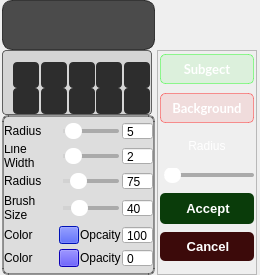
<?xml version="1.0" encoding="UTF-8"?>
<ui version="4.0">
 <class>Form</class>
 <widget class="QWidget" name="Form">
  <property name="geometry">
   <rect>
    <x>0</x>
    <y>0</y>
    <width>260</width>
    <height>275</height>
   </rect>
  </property>
  <property name="sizePolicy">
   <sizepolicy hsizetype="Maximum" vsizetype="Maximum">
    <horstretch>0</horstretch>
    <verstretch>0</verstretch>
   </sizepolicy>
  </property>
  <property name="minimumSize">
   <size>
    <width>0</width>
    <height>0</height>
   </size>
  </property>
  <property name="windowTitle">
   <string>Form</string>
  </property>
  <property name="styleSheet">
   <string notr="true"/>
  </property>
  <layout class="QGridLayout" name="gridLayout_3">
   <property name="leftMargin">
    <number>0</number>
   </property>
   <property name="topMargin">
    <number>0</number>
   </property>
   <property name="rightMargin">
    <number>0</number>
   </property>
   <property name="bottomMargin">
    <number>0</number>
   </property>
   <property name="spacing">
    <number>0</number>
   </property>
   <item row="3" column="0">
    <widget class="QFrame" name="toolsFrame">
     <property name="sizePolicy">
      <sizepolicy hsizetype="Minimum" vsizetype="Minimum">
       <horstretch>0</horstretch>
       <verstretch>0</verstretch>
      </sizepolicy>
     </property>
     <property name="maximumSize">
      <size>
       <width>16777215</width>
       <height>16777215</height>
      </size>
     </property>
     <property name="styleSheet">
      <string notr="true">QFrame{
background-color: rgba(200,200,200,120);
border-width:2px;
border-style:solid;
border-color:rgba(0,0,0,95);
border-radius:6px;
}
QLabel{
background-color: rgba(200,200,200,0);
border-width:0px;
border-style:solid;
border-color:rgba(0,0,0,0);
border-radius:0px;
}
        QSlider::sub-page{
	 	background-color:rgb(210, 210, 210);
margin-left:4px;

		}
        QSlider::groove{
        background-color:rgb(170, 170, 170);
        border: 0px solid black;
        height: 4px;
        border-radius: 2px;
margin-left:4px;
        }

        QSlider::handle{
        background-color: white;
        border: 0px solid black; 
        width: 17px; 
        height: 14px; 
        line-height: 6px; 
        margin-top: -6px; 
        margin-bottom: -6px; 
        border-radius:8px;
		
}</string>
     </property>
     <property name="frameShape">
      <enum>QFrame::StyledPanel</enum>
     </property>
     <property name="frameShadow">
      <enum>QFrame::Raised</enum>
     </property>
     <layout class="QGridLayout" name="gridLayout">
      <property name="leftMargin">
       <number>0</number>
      </property>
      <property name="topMargin">
       <number>0</number>
      </property>
      <property name="rightMargin">
       <number>0</number>
      </property>
      <property name="bottomMargin">
       <number>0</number>
      </property>
      <property name="horizontalSpacing">
       <number>1</number>
      </property>
      <property name="verticalSpacing">
       <number>0</number>
      </property>
      <item row="8" column="3">
       <widget class="QLabel" name="opacitySkeletonGBLabla">
        <property name="maximumSize">
         <size>
          <width>16777215</width>
          <height>18</height>
         </size>
        </property>
        <property name="text">
         <string>Opcaity</string>
        </property>
       </widget>
      </item>
      <item row="1" column="0">
       <widget class="QLabel" name="lineWidthLabelPolygonTool">
        <property name="minimumSize">
         <size>
          <width>54</width>
          <height>0</height>
         </size>
        </property>
        <property name="maximumSize">
         <size>
          <width>16777215</width>
          <height>22</height>
         </size>
        </property>
        <property name="text">
         <string>Line
Width</string>
        </property>
       </widget>
      </item>
      <item row="8" column="2">
       <widget class="QPushButton" name="pushButtonColorBGTool">
        <property name="sizePolicy">
         <sizepolicy hsizetype="Minimum" vsizetype="Minimum">
          <horstretch>0</horstretch>
          <verstretch>0</verstretch>
         </sizepolicy>
        </property>
        <property name="maximumSize">
         <size>
          <width>20</width>
          <height>18</height>
         </size>
        </property>
        <property name="styleSheet">
         <string notr="true">background-color: rgb(0, 25, 255);</string>
        </property>
        <property name="text">
         <string/>
        </property>
       </widget>
      </item>
      <item row="1" column="2" colspan="2">
       <widget class="QSlider" name="horizontalSliderlineWidthPolygonTool">
        <property name="maximumSize">
         <size>
          <width>60</width>
          <height>20</height>
         </size>
        </property>
        <property name="minimum">
         <number>1</number>
        </property>
        <property name="maximum">
         <number>20</number>
        </property>
        <property name="pageStep">
         <number>2</number>
        </property>
        <property name="value">
         <number>2</number>
        </property>
        <property name="orientation">
         <enum>Qt::Horizontal</enum>
        </property>
       </widget>
      </item>
      <item row="5" column="4">
       <widget class="QSpinBox" name="spinBoxradiusSkeletonGB">
        <property name="maximumSize">
         <size>
          <width>16777215</width>
          <height>18</height>
         </size>
        </property>
        <property name="buttonSymbols">
         <enum>QAbstractSpinBox::NoButtons</enum>
        </property>
        <property name="maximum">
         <number>400</number>
        </property>
        <property name="value">
         <number>75</number>
        </property>
       </widget>
      </item>
      <item row="0" column="2" colspan="2">
       <widget class="QSlider" name="horizontalSliderPolygonTool">
        <property name="maximumSize">
         <size>
          <width>60</width>
          <height>18</height>
         </size>
        </property>
        <property name="minimum">
         <number>1</number>
        </property>
        <property name="maximum">
         <number>100</number>
        </property>
        <property name="value">
         <number>5</number>
        </property>
        <property name="orientation">
         <enum>Qt::Horizontal</enum>
        </property>
       </widget>
      </item>
      <item row="0" column="4">
       <widget class="QSpinBox" name="spinBoxPolygonTool">
        <property name="maximumSize">
         <size>
          <width>16777215</width>
          <height>18</height>
         </size>
        </property>
        <property name="buttonSymbols">
         <enum>QAbstractSpinBox::NoButtons</enum>
        </property>
        <property name="minimum">
         <number>1</number>
        </property>
        <property name="maximum">
         <number>102</number>
        </property>
        <property name="value">
         <number>5</number>
        </property>
       </widget>
      </item>
      <item row="10" column="0">
       <widget class="QLabel" name="colorPolygonTool">
        <property name="maximumSize">
         <size>
          <width>16777215</width>
          <height>18</height>
         </size>
        </property>
        <property name="text">
         <string>Color</string>
        </property>
       </widget>
      </item>
      <item row="6" column="2" colspan="2">
       <widget class="QSlider" name="brushSizeSliderGrubCut">
        <property name="maximumSize">
         <size>
          <width>60</width>
          <height>18</height>
         </size>
        </property>
        <property name="maximum">
         <number>200</number>
        </property>
        <property name="value">
         <number>40</number>
        </property>
        <property name="orientation">
         <enum>Qt::Horizontal</enum>
        </property>
       </widget>
      </item>
      <item row="6" column="0">
       <widget class="QLabel" name="brushSizeGrubCut">
        <property name="maximumSize">
         <size>
          <width>16777215</width>
          <height>26</height>
         </size>
        </property>
        <property name="text">
         <string>Brush
Size</string>
        </property>
       </widget>
      </item>
      <item row="5" column="2" colspan="2">
       <widget class="QSlider" name="horizontalSliderSkeletonGBTool">
        <property name="maximumSize">
         <size>
          <width>60</width>
          <height>18</height>
         </size>
        </property>
        <property name="maximum">
         <number>400</number>
        </property>
        <property name="value">
         <number>75</number>
        </property>
        <property name="orientation">
         <enum>Qt::Horizontal</enum>
        </property>
       </widget>
      </item>
      <item row="0" column="0">
       <widget class="QLabel" name="radiuslabelPolygon">
        <property name="minimumSize">
         <size>
          <width>41</width>
          <height>0</height>
         </size>
        </property>
        <property name="maximumSize">
         <size>
          <width>16777215</width>
          <height>18</height>
         </size>
        </property>
        <property name="text">
         <string>Radius</string>
        </property>
       </widget>
      </item>
      <item row="10" column="3">
       <widget class="QLabel" name="opacityPolygonLabla">
        <property name="maximumSize">
         <size>
          <width>16777215</width>
          <height>18</height>
         </size>
        </property>
        <property name="text">
         <string>Opacity</string>
        </property>
       </widget>
      </item>
      <item row="6" column="4">
       <widget class="QSpinBox" name="brushSizeSpinBoxGrabCut">
        <property name="maximumSize">
         <size>
          <width>16777215</width>
          <height>18</height>
         </size>
        </property>
        <property name="buttonSymbols">
         <enum>QAbstractSpinBox::NoButtons</enum>
        </property>
        <property name="maximum">
         <number>200</number>
        </property>
        <property name="value">
         <number>40</number>
        </property>
       </widget>
      </item>
      <item row="1" column="4">
       <widget class="QSpinBox" name="lineWidthSpinBoxPolygonTool">
        <property name="maximumSize">
         <size>
          <width>16777215</width>
          <height>18</height>
         </size>
        </property>
        <property name="buttonSymbols">
         <enum>QAbstractSpinBox::NoButtons</enum>
        </property>
        <property name="minimum">
         <number>1</number>
        </property>
        <property name="maximum">
         <number>20</number>
        </property>
        <property name="value">
         <number>2</number>
        </property>
       </widget>
      </item>
      <item row="10" column="4">
       <widget class="QSpinBox" name="spinBoxOpacityPolygon">
        <property name="maximumSize">
         <size>
          <width>16777215</width>
          <height>18</height>
         </size>
        </property>
        <property name="buttonSymbols">
         <enum>QAbstractSpinBox::NoButtons</enum>
        </property>
       </widget>
      </item>
      <item row="5" column="0">
       <widget class="QLabel" name="RadiusSkeletonGB">
        <property name="maximumSize">
         <size>
          <width>16777215</width>
          <height>18</height>
         </size>
        </property>
        <property name="text">
         <string>Radius</string>
        </property>
       </widget>
      </item>
      <item row="8" column="0">
       <widget class="QLabel" name="colorSkeletonGB">
        <property name="maximumSize">
         <size>
          <width>16777215</width>
          <height>18</height>
         </size>
        </property>
        <property name="text">
         <string>Color</string>
        </property>
       </widget>
      </item>
      <item row="10" column="2">
       <widget class="QPushButton" name="pushButtonColorPolygonTool">
        <property name="sizePolicy">
         <sizepolicy hsizetype="Minimum" vsizetype="Minimum">
          <horstretch>0</horstretch>
          <verstretch>0</verstretch>
         </sizepolicy>
        </property>
        <property name="maximumSize">
         <size>
          <width>20</width>
          <height>18</height>
         </size>
        </property>
        <property name="styleSheet">
         <string notr="true">background-color: rgb(17, 0, 255);</string>
        </property>
        <property name="text">
         <string/>
        </property>
       </widget>
      </item>
      <item row="8" column="4">
       <widget class="QSpinBox" name="spinBoxOpacitySkeletonGB">
        <property name="maximumSize">
         <size>
          <width>16777215</width>
          <height>18</height>
         </size>
        </property>
        <property name="buttonSymbols">
         <enum>QAbstractSpinBox::NoButtons</enum>
        </property>
        <property name="minimum">
         <number>1</number>
        </property>
        <property name="maximum">
         <number>255</number>
        </property>
        <property name="value">
         <number>100</number>
        </property>
       </widget>
      </item>
     </layout>
    </widget>
   </item>
   <item row="1" column="0">
    <widget class="QFrame" name="VideoFramePlace">
     <property name="sizePolicy">
      <sizepolicy hsizetype="Minimum" vsizetype="Minimum">
       <horstretch>0</horstretch>
       <verstretch>0</verstretch>
      </sizepolicy>
     </property>
     <property name="minimumSize">
      <size>
       <width>50</width>
       <height>50</height>
      </size>
     </property>
     <property name="maximumSize">
      <size>
       <width>16777215</width>
       <height>50</height>
      </size>
     </property>
     <property name="baseSize">
      <size>
       <width>0</width>
       <height>0</height>
      </size>
     </property>
     <property name="styleSheet">
      <string notr="true">
QFrame{
	background-color:rgba(75,75,75);
	border:1px solid;
border-radius:10px;
border-color:rgba(25,25,25,200);
	}

</string>
     </property>
     <layout class="QGridLayout" name="gridLayout_2">
      <property name="leftMargin">
       <number>0</number>
      </property>
      <property name="topMargin">
       <number>0</number>
      </property>
      <property name="rightMargin">
       <number>0</number>
      </property>
      <property name="bottomMargin">
       <number>0</number>
      </property>
     </layout>
    </widget>
   </item>
   <item row="2" column="0">
    <widget class="QFrame" name="annotation_tool_frame">
     <property name="sizePolicy">
      <sizepolicy hsizetype="Minimum" vsizetype="Minimum">
       <horstretch>0</horstretch>
       <verstretch>0</verstretch>
      </sizepolicy>
     </property>
     <property name="minimumSize">
      <size>
       <width>150</width>
       <height>65</height>
      </size>
     </property>
     <property name="maximumSize">
      <size>
       <width>150</width>
       <height>65</height>
      </size>
     </property>
     <property name="layoutDirection">
      <enum>Qt::LeftToRight</enum>
     </property>
     <property name="styleSheet">
      <string notr="true">QFrame{
background-color: rgba(200,200,200,170);
border-width:1px;
border-style:solid;
border-color:rgba(96,96,96);
padding:5px;
border-radius:4px;
}

QPushButton{
border-radius:4px;
padding: 0 px;
margin: 2px;

}
</string>
     </property>
     <property name="frameShape">
      <enum>QFrame::StyledPanel</enum>
     </property>
     <property name="frameShadow">
      <enum>QFrame::Raised</enum>
     </property>
     <layout class="QGridLayout" name="annotation_tool_frame_gridLayout">
      <property name="leftMargin">
       <number>3</number>
      </property>
      <property name="topMargin">
       <number>4</number>
      </property>
      <property name="rightMargin">
       <number>3</number>
      </property>
      <property name="bottomMargin">
       <number>4</number>
      </property>
      <item row="1" column="3">
       <widget class="QPushButton" name="pushButtonQuickToolsAutoSpline">
        <property name="sizePolicy">
         <sizepolicy hsizetype="Minimum" vsizetype="Minimum">
          <horstretch>0</horstretch>
          <verstretch>0</verstretch>
         </sizepolicy>
        </property>
        <property name="minimumSize">
         <size>
          <width>30</width>
          <height>30</height>
         </size>
        </property>
        <property name="maximumSize">
         <size>
          <width>30</width>
          <height>30</height>
         </size>
        </property>
        <property name="cursor">
         <cursorShape>PointingHandCursor</cursorShape>
        </property>
        <property name="styleSheet">
         <string notr="true">
background-color:rgb(45,45,45);</string>
        </property>
        <property name="text">
         <string/>
        </property>
       </widget>
      </item>
      <item row="0" column="3">
       <widget class="QPushButton" name="pushButtonQuickToolsMoveMagicBrush">
        <property name="sizePolicy">
         <sizepolicy hsizetype="Minimum" vsizetype="Minimum">
          <horstretch>0</horstretch>
          <verstretch>0</verstretch>
         </sizepolicy>
        </property>
        <property name="minimumSize">
         <size>
          <width>30</width>
          <height>30</height>
         </size>
        </property>
        <property name="maximumSize">
         <size>
          <width>30</width>
          <height>30</height>
         </size>
        </property>
        <property name="cursor">
         <cursorShape>PointingHandCursor</cursorShape>
        </property>
        <property name="styleSheet">
         <string notr="true">
background-color:rgb(45,45,45);</string>
        </property>
        <property name="text">
         <string/>
        </property>
       </widget>
      </item>
      <item row="0" column="2">
       <widget class="QPushButton" name="pushButtonQuickToolsErraseTool">
        <property name="sizePolicy">
         <sizepolicy hsizetype="Minimum" vsizetype="Minimum">
          <horstretch>0</horstretch>
          <verstretch>0</verstretch>
         </sizepolicy>
        </property>
        <property name="minimumSize">
         <size>
          <width>30</width>
          <height>30</height>
         </size>
        </property>
        <property name="maximumSize">
         <size>
          <width>30</width>
          <height>30</height>
         </size>
        </property>
        <property name="cursor">
         <cursorShape>PointingHandCursor</cursorShape>
        </property>
        <property name="styleSheet">
         <string notr="true">
background-color:rgb(45,45,45);</string>
        </property>
        <property name="text">
         <string/>
        </property>
       </widget>
      </item>
      <item row="1" column="4">
       <widget class="QPushButton" name="pushButtonQuickToolsRemoveSelectionTool">
        <property name="sizePolicy">
         <sizepolicy hsizetype="Minimum" vsizetype="Minimum">
          <horstretch>0</horstretch>
          <verstretch>0</verstretch>
         </sizepolicy>
        </property>
        <property name="minimumSize">
         <size>
          <width>30</width>
          <height>30</height>
         </size>
        </property>
        <property name="maximumSize">
         <size>
          <width>30</width>
          <height>30</height>
         </size>
        </property>
        <property name="cursor">
         <cursorShape>PointingHandCursor</cursorShape>
        </property>
        <property name="styleSheet">
         <string notr="true">
background-color:rgb(45,45,45);</string>
        </property>
        <property name="text">
         <string/>
        </property>
       </widget>
      </item>
      <item row="0" column="4">
       <widget class="QPushButton" name="pushButtonQuickToolsAutoRF_MODE">
        <property name="sizePolicy">
         <sizepolicy hsizetype="Minimum" vsizetype="Minimum">
          <horstretch>0</horstretch>
          <verstretch>0</verstretch>
         </sizepolicy>
        </property>
        <property name="minimumSize">
         <size>
          <width>30</width>
          <height>30</height>
         </size>
        </property>
        <property name="maximumSize">
         <size>
          <width>30</width>
          <height>30</height>
         </size>
        </property>
        <property name="cursor">
         <cursorShape>PointingHandCursor</cursorShape>
        </property>
        <property name="styleSheet">
         <string notr="true">
background-color:rgb(45,45,45);</string>
        </property>
        <property name="text">
         <string/>
        </property>
       </widget>
      </item>
      <item row="0" column="1">
       <widget class="QPushButton" name="pushButtonQuickToolsSelectionTool">
        <property name="sizePolicy">
         <sizepolicy hsizetype="Minimum" vsizetype="Minimum">
          <horstretch>0</horstretch>
          <verstretch>0</verstretch>
         </sizepolicy>
        </property>
        <property name="minimumSize">
         <size>
          <width>30</width>
          <height>30</height>
         </size>
        </property>
        <property name="maximumSize">
         <size>
          <width>30</width>
          <height>30</height>
         </size>
        </property>
        <property name="cursor">
         <cursorShape>PointingHandCursor</cursorShape>
        </property>
        <property name="styleSheet">
         <string notr="true">
background-color:rgb(45,45,45);</string>
        </property>
        <property name="text">
         <string/>
        </property>
       </widget>
      </item>
      <item row="1" column="1">
       <widget class="QPushButton" name="pushButtonQuickToolsPolygonTool">
        <property name="sizePolicy">
         <sizepolicy hsizetype="Minimum" vsizetype="Minimum">
          <horstretch>0</horstretch>
          <verstretch>0</verstretch>
         </sizepolicy>
        </property>
        <property name="minimumSize">
         <size>
          <width>30</width>
          <height>30</height>
         </size>
        </property>
        <property name="maximumSize">
         <size>
          <width>30</width>
          <height>30</height>
         </size>
        </property>
        <property name="cursor">
         <cursorShape>PointingHandCursor</cursorShape>
        </property>
        <property name="styleSheet">
         <string notr="true">
background-color:rgb(45,45,45);</string>
        </property>
        <property name="text">
         <string/>
        </property>
       </widget>
      </item>
      <item row="1" column="2">
       <widget class="QPushButton" name="pushButtonQuickToolsAutoToolBox">
        <property name="sizePolicy">
         <sizepolicy hsizetype="Minimum" vsizetype="Minimum">
          <horstretch>0</horstretch>
          <verstretch>0</verstretch>
         </sizepolicy>
        </property>
        <property name="minimumSize">
         <size>
          <width>30</width>
          <height>30</height>
         </size>
        </property>
        <property name="maximumSize">
         <size>
          <width>30</width>
          <height>30</height>
         </size>
        </property>
        <property name="cursor">
         <cursorShape>PointingHandCursor</cursorShape>
        </property>
        <property name="styleSheet">
         <string notr="true">
background-color:rgb(45,45,45);</string>
        </property>
        <property name="text">
         <string/>
        </property>
       </widget>
      </item>
      <item row="0" column="0">
       <widget class="QPushButton" name="pushButtonQuickTools_BrushMask">
        <property name="sizePolicy">
         <sizepolicy hsizetype="Minimum" vsizetype="Minimum">
          <horstretch>0</horstretch>
          <verstretch>0</verstretch>
         </sizepolicy>
        </property>
        <property name="minimumSize">
         <size>
          <width>30</width>
          <height>30</height>
         </size>
        </property>
        <property name="maximumSize">
         <size>
          <width>30</width>
          <height>30</height>
         </size>
        </property>
        <property name="cursor">
         <cursorShape>PointingHandCursor</cursorShape>
        </property>
        <property name="styleSheet">
         <string notr="true">
background-color:rgb(45,45,45);
</string>
        </property>
        <property name="text">
         <string/>
        </property>
       </widget>
      </item>
      <item row="1" column="0">
       <widget class="QPushButton" name="pushButtonQuickToolsKeypoint">
        <property name="sizePolicy">
         <sizepolicy hsizetype="Minimum" vsizetype="Minimum">
          <horstretch>0</horstretch>
          <verstretch>0</verstretch>
         </sizepolicy>
        </property>
        <property name="minimumSize">
         <size>
          <width>30</width>
          <height>30</height>
         </size>
        </property>
        <property name="maximumSize">
         <size>
          <width>30</width>
          <height>30</height>
         </size>
        </property>
        <property name="cursor">
         <cursorShape>PointingHandCursor</cursorShape>
        </property>
        <property name="styleSheet">
         <string notr="true">
background-color:rgb(45,45,45);</string>
        </property>
        <property name="text">
         <string/>
        </property>
       </widget>
      </item>
     </layout>
    </widget>
   </item>
   <item row="2" column="1" rowspan="2">
    <widget class="QFrame" name="RandomForestCellModeFrame">
     <property name="minimumSize">
      <size>
       <width>0</width>
       <height>0</height>
      </size>
     </property>
     <property name="maximumSize">
      <size>
       <width>100</width>
       <height>16777215</height>
      </size>
     </property>
     <property name="styleSheet">
      <string notr="true">        QSlider::sub-page{
	 	background-color:rgb(210, 210, 210);
margin-left:4px;

		}
        QSlider::groove{
        background-color:rgb(170, 170, 170);
        border: 0px solid black;
        height: 4px;
        border-radius: 2px;
margin-left:4px;
        }

        QSlider::handle{
        background-color: white;
        border: 0px solid black; 
        width: 17px; 
        height: 14px; 
        line-height: 6px; 
        margin-top: -6px; 
        margin-bottom: -6px; 
        border-radius:8px;
		
}</string>
     </property>
     <property name="frameShape">
      <enum>QFrame::StyledPanel</enum>
     </property>
     <property name="frameShadow">
      <enum>QFrame::Raised</enum>
     </property>
     <layout class="QGridLayout" name="CellRandomForestGridLayout">
      <property name="leftMargin">
       <number>2</number>
      </property>
      <property name="topMargin">
       <number>0</number>
      </property>
      <property name="rightMargin">
       <number>2</number>
      </property>
      <property name="bottomMargin">
       <number>6</number>
      </property>
      <item row="13" column="0" colspan="2">
       <widget class="QSlider" name="BrushRadiusCellRandomForestSlider">
        <property name="sizePolicy">
         <sizepolicy hsizetype="Minimum" vsizetype="Fixed">
          <horstretch>0</horstretch>
          <verstretch>0</verstretch>
         </sizepolicy>
        </property>
        <property name="orientation">
         <enum>Qt::Horizontal</enum>
        </property>
       </widget>
      </item>
      <item row="9" column="0" colspan="2">
       <widget class="QLabel" name="BrushRadiusCellRandomForestLabel">
        <property name="maximumSize">
         <size>
          <width>16777215</width>
          <height>27</height>
         </size>
        </property>
        <property name="styleSheet">
         <string notr="true">color:white;</string>
        </property>
        <property name="text">
         <string>Radius</string>
        </property>
        <property name="alignment">
         <set>Qt::AlignCenter</set>
        </property>
       </widget>
      </item>
      <item row="4" column="0" colspan="2">
       <widget class="QToolButton" name="BackgroundMarkerButtonTool">
        <property name="sizePolicy">
         <sizepolicy hsizetype="Minimum" vsizetype="Minimum">
          <horstretch>0</horstretch>
          <verstretch>0</verstretch>
         </sizepolicy>
        </property>
        <property name="minimumSize">
         <size>
          <width>30</width>
          <height>30</height>
         </size>
        </property>
        <property name="maximumSize">
         <size>
          <width>10000</width>
          <height>30</height>
         </size>
        </property>
        <property name="font">
         <font>
          <family>Lato</family>
          <pointsize>10</pointsize>
          <weight>75</weight>
          <bold>true</bold>
         </font>
        </property>
        <property name="cursor">
         <cursorShape>PointingHandCursor</cursorShape>
        </property>
        <property name="styleSheet">
         <string notr="true">QToolButton{
color:white;
background-color: rgba(255,0,0,20);
             border-width: 1px;  
border-color: rgba(255,0,0,100);
             border-style: solid;  
             border-radius: 5;  
}
QToolButton::checked{
background-color: rgba(255,0,0,180);
             border-width: 1px;  
border-color: rgba(0,0,0,255);
             border-style: solid;  
             border-radius: 5;  
}
QToolButton:hover{
background-color: rgba(255,0,0,180);
             border-width: 1px;  
border-color: rgba(0,0,0,200);
             border-style: solid;  
             border-radius: 5;  
}
QToolButton:hover:checked{
background-color: rgba(255,0,0,220);
             border-width: 1px;  
border-color: rgba(0,0,0,100);
             border-style: solid;  
             border-radius: 5;  
}</string>
        </property>
        <property name="locale">
         <locale language="English" country="UnitedStates"/>
        </property>
        <property name="text">
         <string>Background</string>
        </property>
        <property name="icon">
         <iconset>
          <normalon>../data/icons/paintbrush_ml.png</normalon>
         </iconset>
        </property>
        <property name="checkable">
         <bool>true</bool>
        </property>
        <property name="autoExclusive">
         <bool>true</bool>
        </property>
        <property name="toolButtonStyle">
         <enum>Qt::ToolButtonTextBesideIcon</enum>
        </property>
       </widget>
      </item>
      <item row="15" column="0" colspan="2">
       <widget class="QToolButton" name="clearMarksrsCELLbtn">
        <property name="sizePolicy">
         <sizepolicy hsizetype="Minimum" vsizetype="Minimum">
          <horstretch>0</horstretch>
          <verstretch>0</verstretch>
         </sizepolicy>
        </property>
        <property name="minimumSize">
         <size>
          <width>0</width>
          <height>29</height>
         </size>
        </property>
        <property name="maximumSize">
         <size>
          <width>1000</width>
          <height>29</height>
         </size>
        </property>
        <property name="font">
         <font>
          <pointsize>-1</pointsize>
          <weight>75</weight>
          <italic>false</italic>
          <bold>true</bold>
         </font>
        </property>
        <property name="cursor">
         <cursorShape>PointingHandCursor</cursorShape>
        </property>
        <property name="styleSheet">
         <string notr="true">QToolButton{
border-color: rgb(115,0,0);
border-width:2px;
background-color:rgb(60,10,10);
color:white;
font: bold;
font-size: 13px;
border-radius:5px;
padding-right:3px;
padding-left:5px;

}
QToolButton:hover{
border-color: rgb(255,0,0);
background-color:rgb(60,10,10);
color:white;
}</string>
        </property>
        <property name="text">
         <string>Cancel</string>
        </property>
        <property name="icon">
         <iconset>
          <normalon>../data/icons/delete_smooth_red.png</normalon>
         </iconset>
        </property>
        <property name="iconSize">
         <size>
          <width>14</width>
          <height>16</height>
         </size>
        </property>
        <property name="toolButtonStyle">
         <enum>Qt::ToolButtonTextBesideIcon</enum>
        </property>
       </widget>
      </item>
      <item row="14" column="0" colspan="2">
       <widget class="QToolButton" name="ApplyAndDoneBtnRandomForestMode">
        <property name="sizePolicy">
         <sizepolicy hsizetype="Minimum" vsizetype="Minimum">
          <horstretch>0</horstretch>
          <verstretch>0</verstretch>
         </sizepolicy>
        </property>
        <property name="minimumSize">
         <size>
          <width>0</width>
          <height>31</height>
         </size>
        </property>
        <property name="maximumSize">
         <size>
          <width>1000</width>
          <height>29</height>
         </size>
        </property>
        <property name="font">
         <font>
          <pointsize>-1</pointsize>
          <weight>75</weight>
          <italic>false</italic>
          <bold>true</bold>
         </font>
        </property>
        <property name="cursor">
         <cursorShape>PointingHandCursor</cursorShape>
        </property>
        <property name="styleSheet">
         <string notr="true">QToolButton{
border-color: rgb(0,115,0);
border-width:2px;
background-color:rgb(10,60,10);
color:white;
font: bold;
font-size: 13px;
border-radius:5px;
padding-right:3px;
padding-left:5px;

}
QToolButton:hover{
border-color: rgb(0,255,0);
background-color:rgb(10,60,10);
color:white;
}</string>
        </property>
        <property name="text">
         <string>Accept</string>
        </property>
        <property name="icon">
         <iconset>
          <normalon>../data/icons/check_smooth_green.png</normalon>
         </iconset>
        </property>
        <property name="toolButtonStyle">
         <enum>Qt::ToolButtonTextBesideIcon</enum>
        </property>
        <property name="arrowType">
         <enum>Qt::NoArrow</enum>
        </property>
       </widget>
      </item>
      <item row="3" column="0" colspan="2">
       <widget class="QToolButton" name="CellsMarkerButtonTool">
        <property name="sizePolicy">
         <sizepolicy hsizetype="Minimum" vsizetype="Minimum">
          <horstretch>0</horstretch>
          <verstretch>0</verstretch>
         </sizepolicy>
        </property>
        <property name="minimumSize">
         <size>
          <width>0</width>
          <height>30</height>
         </size>
        </property>
        <property name="maximumSize">
         <size>
          <width>10000</width>
          <height>30</height>
         </size>
        </property>
        <property name="font">
         <font>
          <family>Lato</family>
          <pointsize>10</pointsize>
          <weight>75</weight>
          <bold>true</bold>
         </font>
        </property>
        <property name="cursor">
         <cursorShape>PointingHandCursor</cursorShape>
        </property>
        <property name="layoutDirection">
         <enum>Qt::LeftToRight</enum>
        </property>
        <property name="styleSheet">
         <string notr="true">QToolButton{
background-color: rgba(0,255,0,20);
             border-width: 1px;  
border-color: rgba(0,255,0,100);
             border-style: solid;  
             border-radius: 5;  
	color:white;
}
QToolButton::checked{
background-color: rgba(0,255,0,180);
             border-width: 1px;  
border-color: rgba(0,0,0,255);
             border-style: solid;  
             border-radius: 5;  
}
QToolButton:hover{
background-color: rgba(0,255,0,180);
             border-width: 1px;  
border-color: rgba(0,0,0,200);
             border-style: solid;  
             border-radius: 5;  
}
QToolButton:hover:checked{
background-color: rgba(0,255,0,220);
             border-width: 1px;  
border-color: rgba(0,0,0,100);
             border-style: solid;  
             border-radius: 5;  
}</string>
        </property>
        <property name="text">
         <string>Subgect</string>
        </property>
        <property name="icon">
         <iconset>
          <normalon>../data/icons/paintbrush_ml.png</normalon>
         </iconset>
        </property>
        <property name="iconSize">
         <size>
          <width>16</width>
          <height>16</height>
         </size>
        </property>
        <property name="checkable">
         <bool>true</bool>
        </property>
        <property name="autoExclusive">
         <bool>true</bool>
        </property>
        <property name="toolButtonStyle">
         <enum>Qt::ToolButtonTextBesideIcon</enum>
        </property>
       </widget>
      </item>
     </layout>
    </widget>
   </item>
  </layout>
 </widget>
 <tabstops>
  <tabstop>horizontalSliderSkeletonGBTool</tabstop>
  <tabstop>brushSizeSliderGrubCut</tabstop>
 </tabstops>
 <resources/>
 <connections>
  <connection>
   <sender>horizontalSliderPolygonTool</sender>
   <signal>sliderMoved(int)</signal>
   <receiver>spinBoxPolygonTool</receiver>
   <slot>setValue(int)</slot>
   <hints>
    <hint type="sourcelabel">
     <x>128</x>
     <y>160</y>
    </hint>
    <hint type="destinationlabel">
     <x>184</x>
     <y>160</y>
    </hint>
   </hints>
  </connection>
  <connection>
   <sender>horizontalSliderSkeletonGBTool</sender>
   <signal>sliderMoved(int)</signal>
   <receiver>spinBoxradiusSkeletonGB</receiver>
   <slot>setValue(int)</slot>
   <hints>
    <hint type="sourcelabel">
     <x>128</x>
     <y>212</y>
    </hint>
    <hint type="destinationlabel">
     <x>184</x>
     <y>212</y>
    </hint>
   </hints>
  </connection>
  <connection>
   <sender>brushSizeSliderGrubCut</sender>
   <signal>valueChanged(int)</signal>
   <receiver>brushSizeSpinBoxGrabCut</receiver>
   <slot>setValue(int)</slot>
   <hints>
    <hint type="sourcelabel">
     <x>128</x>
     <y>236</y>
    </hint>
    <hint type="destinationlabel">
     <x>184</x>
     <y>236</y>
    </hint>
   </hints>
  </connection>
  <connection>
   <sender>spinBoxPolygonTool</sender>
   <signal>valueChanged(int)</signal>
   <receiver>horizontalSliderPolygonTool</receiver>
   <slot>setValue(int)</slot>
   <hints>
    <hint type="sourcelabel">
     <x>184</x>
     <y>160</y>
    </hint>
    <hint type="destinationlabel">
     <x>128</x>
     <y>160</y>
    </hint>
   </hints>
  </connection>
  <connection>
   <sender>spinBoxradiusSkeletonGB</sender>
   <signal>valueChanged(int)</signal>
   <receiver>horizontalSliderSkeletonGBTool</receiver>
   <slot>setValue(int)</slot>
   <hints>
    <hint type="sourcelabel">
     <x>184</x>
     <y>212</y>
    </hint>
    <hint type="destinationlabel">
     <x>128</x>
     <y>212</y>
    </hint>
   </hints>
  </connection>
  <connection>
   <sender>brushSizeSpinBoxGrabCut</sender>
   <signal>valueChanged(int)</signal>
   <receiver>brushSizeSliderGrubCut</receiver>
   <slot>setValue(int)</slot>
   <hints>
    <hint type="sourcelabel">
     <x>184</x>
     <y>236</y>
    </hint>
    <hint type="destinationlabel">
     <x>128</x>
     <y>236</y>
    </hint>
   </hints>
  </connection>
  <connection>
   <sender>horizontalSliderlineWidthPolygonTool</sender>
   <signal>sliderMoved(int)</signal>
   <receiver>lineWidthSpinBoxPolygonTool</receiver>
   <slot>setValue(int)</slot>
   <hints>
    <hint type="sourcelabel">
     <x>128</x>
     <y>187</y>
    </hint>
    <hint type="destinationlabel">
     <x>184</x>
     <y>186</y>
    </hint>
   </hints>
  </connection>
  <connection>
   <sender>lineWidthSpinBoxPolygonTool</sender>
   <signal>valueChanged(int)</signal>
   <receiver>horizontalSliderlineWidthPolygonTool</receiver>
   <slot>setValue(int)</slot>
   <hints>
    <hint type="sourcelabel">
     <x>184</x>
     <y>186</y>
    </hint>
    <hint type="destinationlabel">
     <x>128</x>
     <y>187</y>
    </hint>
   </hints>
  </connection>
 </connections>
</ui>
